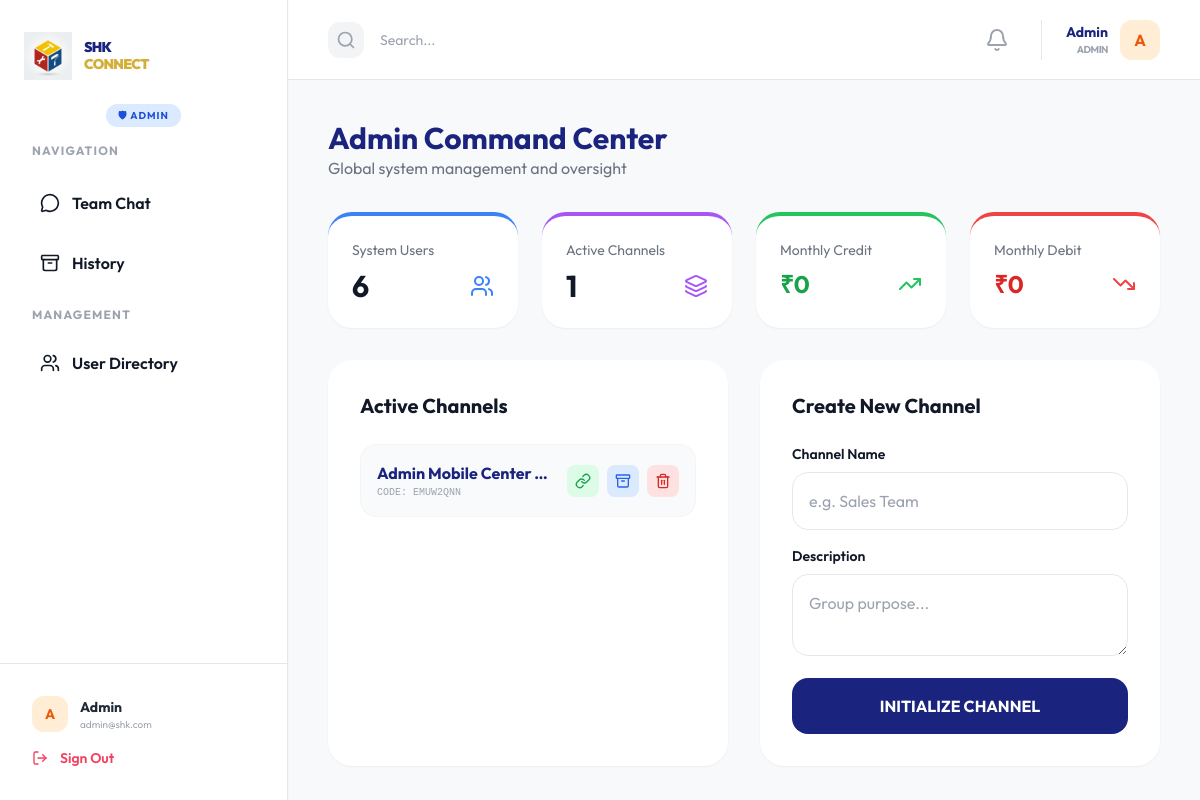
Page /admin/ (signed in) on the committed database.
### models.py (models this page shows, shortened)
class User(db.Model, UserMixin):
    __tablename__ = 'users'
    id = db.Column(db.Integer, primary_key=True)
    username = db.Column(db.String(100), unique=True, nullable=False)
    email = db.Column(db.String(120), unique=True, nullable=False)
    password_hash = db.Column(db.String(255), nullable=False)
    first_name = db.Column(db.String(100))
    last_name = db.Column(db.String(100))
    role_id = db.Column(db.Integer, db.ForeignKey('roles.id'))
    is_active = db.Column(db.Boolean, default=True)
    created_at = db.Column(db.DateTime, default=datetime.now)
    messages_sent = db.relationship('Message', foreign_keys='Message.user_id', backref='author', lazy=True)
    messages_received = db.relationship('Message', foreign_keys='Message.recipient_id', backref='recipient', lazy=True)
    groups = db.relationship('Group', secondary=group_members, backref=db.backref('members', lazy='dynamic'))

class Role(db.Model):
    __tablename__ = 'roles'
    id = db.Column(db.Integer, primary_key=True)
    name = db.Column(db.String(50), unique=True, nullable=False)
    description = db.Column(db.String(200))
    users = db.relationship('User', backref='role', lazy=True)

class Group(db.Model):
    __tablename__ = 'groups'
    id = db.Column(db.Integer, primary_key=True)
    name = db.Column(db.String(100), nullable=False)
    description = db.Column(db.String(255))
    avatar_url = db.Column(db.String(255))
    invite_code = db.Column(db.String(10), unique=True) # For invite links
    is_archived = db.Column(db.Boolean, default=False)
    created_by = db.Column(db.Integer, db.ForeignKey('users.id'))
    created_at = db.Column(db.DateTime, default=datetime.now)
    messages = db.relationship('Message', backref='group', lazy=True)
    roles = db.relationship('Role', secondary=group_roles, backref=db.backref('groups', lazy='dynamic'))

### admin_routes.py (the view)
@admin_bp.route('/')
@login_required
@admin_or_owner_required
def index():
    from models import Expense
    from datetime import datetime
    active_groups = Group.query.filter_by(is_archived=False).all()
    user_count = User.query.count()
    now = datetime.now()
    start_of_month = datetime(now.year, now.month, 1)
    monthly_credit = db.session.query(db.func.sum(Expense.amount)).filter(
        Expense.type == 'credit', Expense.bill_date >= start_of_month
    ).scalar() or 0
    monthly_debit = db.session.query(db.func.sum(Expense.amount)).filter(
        Expense.type == 'debit', Expense.bill_date >= start_of_month
    ).scalar() or 0
    stats = {
        'users': user_count,
        'groups': len(active_groups),
        'monthly_credit': round(monthly_credit, 2),
        'monthly_debit': round(monthly_debit, 2)
    }
    return render_template('admin/dashboard.html', title='Admin Command Center', groups=active_groups, stats=stats)

### admin_routes.py (called while the page is built)
def admin_or_owner_required(f):
    @wraps(f)
    def decorated_function(*args, **kwargs):
        if not current_user.is_authenticated or not current_user.role or current_user.role.name not in ['Admin', 'Owner']:
            flash('Access denied. Insufficient privileges.', 'danger')
            return redirect(url_for('chat.index'))
        return f(*args, **kwargs)
    return decorated_function

### app.py (called while the page is built)
@login_manager.user_loader
def load_user(user_id):
    return User.query.get(int(user_id))

### templates/admin/dashboard.html (shortened to what this page needs)
{% extends "base.html" %}
{% block content %}
<div class="space-y-8">
    <header class="flex justify-between items-end">
        <div>
            <h2 class="text-3xl font-bold text-[#1A237E]">Admin Command Center</h2>
            <p class="text-gray-500">Global system management and oversight</p>
        </div>
    </header>
    <div class="grid grid-cols-2 md:grid-cols-2 lg:grid-cols-4 gap-4 lg:gap-6">
        <div class="bg-white p-6 rounded-3xl shadow-sm border-t-4 border-blue-500">
            <h4 class="text-gray-500 text-sm mb-2">System Users</h4>
            <div class="flex items-center justify-between">
                <span class="text-3xl font-bold">{{ stats.users }}</span>
                <i data-lucide="users" class="text-blue-500"></i>
            </div>
        </div>
        <div class="bg-white p-6 rounded-3xl shadow-sm border-t-4 border-purple-500">
            <h4 class="text-gray-500 text-sm mb-2">Active Channels</h4>
            <div class="flex items-center justify-between">
                <span class="text-3xl font-bold">{{ stats.groups }}</span>
                <i data-lucide="layers" class="text-purple-500"></i>
            </div>
        </div>
        <div class="bg-white p-6 rounded-3xl shadow-sm border-t-4 border-green-500">
            <h4 class="text-gray-500 text-sm mb-2">Monthly Credit</h4>
            <div class="flex items-center justify-between">
                <span class="text-2xl font-bold text-green-600">₹{{ stats.monthly_credit }}</span>
                <i data-lucide="trending-up" class="text-green-500"></i>
            </div>
        </div>
        <div class="bg-white p-6 rounded-3xl shadow-sm border-t-4 border-red-500">
            <h4 class="text-gray-500 text-sm mb-2">Monthly Debit</h4>
            <div class="flex items-center justify-between">
                <span class="text-2xl font-bold text-red-600">₹{{ stats.monthly_debit }}</span>
                <i data-lucide="trending-down" class="text-red-500"></i>
            </div>
        </div>
    </div>
    <div class="grid grid-cols-1 lg:grid-cols-2 gap-6 lg:gap-8">
        <div class="bg-white p-5 sm:p-8 rounded-3xl shadow-sm overflow-hidden">
            <h3 class="text-xl font-bold mb-6">Active Channels</h3>
            <div class="space-y-4">
                {% for group in groups %}
                <div class="flex flex-col sm:flex-row sm:items-center sm:justify-between gap-4 p-4 bg-gray-50 rounded-2xl border border-gray-100 hover:border-blue-200 transition">
                    <div class="min-w-0">
                        <p class="font-bold text-[#1A237E] truncate">{{ group.name }}</p>
                        <p class="text-[10px] text-gray-400 font-mono">CODE: {{ group.invite_code }}</p>
                    </div>
                    <div class="grid grid-cols-3 sm:flex gap-2">
                        <button onclick="copyToClipboard('{{ request.host_url }}auth/invite/{{ group.invite_code }}')" class="p-2 bg-green-100 text-green-600 rounded-lg hover:bg-green-200 transition flex items-center justify-center" title="Copy Invite Link">
                            <i data-lucide="link" class="w-4 h-4"></i>
                        </button>
                        <a href="{{ url_for('admin.archive_group', group_id=group.id) }}" class="p-2 bg-blue-100 text-blue-600 rounded-lg hover:bg-blue-200 transition flex items-center justify-center" title="Move to History">
                            <i data-lucide="archive" class="w-4 h-4"></i>
                        </a>
                        <a href="{{ url_for('admin.delete_group', group_id=group.id) }}" onclick="return confirm('Permanently delete this channel?')" class="p-2 bg-red-100 text-red-600 rounded-lg hover:bg-red-200 transition flex items-center justify-center" title="Delete Permanently">
                            <i data-lucide="trash-2" class="w-4 h-4"></i>
                        </a>
                    </div>
                </div>
                {% endfor %}
            </div>
        </div>
        <div class="bg-white p-5 sm:p-8 rounded-3xl shadow-sm">
            <h3 class="text-xl font-bold mb-6">Create New Channel</h3>
            <form action="{{ url_for('admin.create_group') }}" method="POST" class="space-y-4">
                <div>
                    <label class="block text-sm font-semibold mb-2">Channel Name</label>
                    <input type="text" name="name" class="w-full p-4 border rounded-2xl outline-none focus:border-[#1A237E]" placeholder="e.g. Sales Team" required>
                </div>
                <div>
                    <label class="block text-sm font-semibold mb-2">Description</label>
                    <textarea name="description" class="w-full p-4 border rounded-2xl outline-none focus:border-[#1A237E]" placeholder="Group purpose..."></textarea>
                </div>
                <button type="submit" class="w-full bg-[#1A237E] text-white p-4 rounded-2xl font-bold hover:bg-[#3949AB] transition">
                    INITIALIZE CHANNEL
                </button>
            </form>
        </div>
    </div>
</div>
{% endblock %}

### templates/base.html (shortened to what this page needs)
<!DOCTYPE html>
<html lang="en">
<head>
    <script src="https://cdn.tailwindcss.com"></script>
</head>
<body class="text-gray-900">
    <div class="app-shell flex overflow-hidden relative">
                {% set role = current_user.role.name if current_user.role else 'Member' %}
        <aside class="w-72 bg-white border-r hidden lg:flex flex-col shadow-sm z-10">
            <div class="px-6 pt-8 pb-6 flex items-center gap-3">
                <div class="w-12 h-12 flex-shrink-0">
                    <img src="{{ url_for('static', filename='img/shk_logo_new.png') }}" alt="Logo" class="w-full h-full object-contain">
                </div>
                <div>
                    <h1 class="text-[14px] font-black text-[#1A237E] uppercase tracking-tighter leading-tight">
                        SHK <br><span class="text-[#D4AF37]">CONNECT</span>
                    </h1>
                </div>
            </div>
            <div class="px-8 pb-4 flex justify-center">
                {% set role = current_user.role.name if current_user.role else 'Member' %}
                {% if role == 'Admin' %}
                    <span class="text-[10px] font-bold uppercase tracking-widest bg-blue-100 text-blue-700 px-3 py-1 rounded-full">🛡 Admin</span>
                {% elif role == 'Owner' %}
                    <span class="text-[10px] font-bold uppercase tracking-widest bg-purple-100 text-purple-700 px-3 py-1 rounded-full">👑 Owner</span>
                {% elif role == 'ED' %}
                    <span class="text-[10px] font-bold uppercase tracking-widest bg-rose-100 text-rose-700 px-3 py-1 rounded-full">👔 ED</span>
                {% elif role == 'Manager' %}
                    <span class="text-[10px] font-bold uppercase tracking-widest bg-amber-100 text-amber-700 px-3 py-1 rounded-full">💼 Manager</span>
                {% elif role == 'Accounts' %}
                    <span class="text-[10px] font-bold uppercase tracking-widest bg-indigo-100 text-indigo-700 px-3 py-1 rounded-full">🧾 Accounts</span>
                {% elif role == 'Staff' %}
                    <span class="text-[10px] font-bold uppercase tracking-widest bg-emerald-100 text-emerald-700 px-3 py-1 rounded-full">🛠 Staff</span>
                {% else %}
                    <span class="text-[10px] font-bold uppercase tracking-widest bg-gray-100 text-gray-500 px-3 py-1 rounded-full">👤 Member</span>
                {% endif %}
            </div>
            <div class="px-6 flex-1">
                <nav class="space-y-1">
                    <p class="text-xs font-bold text-gray-400 uppercase tracking-widest mb-4 px-2">Navigation</p>
                    <a href="/chat" class="nav-link flex items-center gap-3 p-4 rounded-2xl transition {% if '/chat' in request.path %}active{% endif %}">
                        <i data-lucide="message-circle" class="w-5 h-5"></i>
                        <span class="font-semibold">Team Chat</span>
                    </a>
                    <a href="/admin/history" class="nav-link flex items-center gap-3 p-4 rounded-2xl transition {% if request.path == '/admin/history' %}active{% endif %}">
                        <i data-lucide="archive" class="w-5 h-5"></i>
                        <span class="font-semibold">History</span>
                    </a>
                    {% if role == 'Admin' %}
                    <div class="pt-3">
                        <p class="text-xs font-bold text-gray-400 uppercase tracking-widest mb-3 px-2">Management</p>
                        <a href="/admin/users" class="nav-link flex items-center gap-3 p-4 rounded-2xl transition {% if request.path == '/admin/users' %}active{% endif %}">
                            <i data-lucide="users" class="w-5 h-5"></i>
                            <span class="font-semibold">User Directory</span>
                        </a>
                    </div>
                    {% endif %}
                </nav>
            </div>
            <div class="p-8 border-t">
                <div class="flex items-center gap-3 mb-4">
                    <div class="w-9 h-9 bg-orange-100 text-orange-600 rounded-xl flex items-center justify-center font-bold text-sm flex-shrink-0">
                        {{ current_user.username[0].upper() }}
                    </div>
                    <div class="overflow-hidden">
                        <p class="text-sm font-bold text-gray-800 truncate">{{ current_user.username }}</p>
                        <p class="text-[10px] text-gray-400 truncate">{{ current_user.email }}</p>
                    </div>
                </div>
                <a href="/logout" class="flex items-center gap-3 text-rose-500 hover:text-rose-700 transition font-semibold text-sm">
                    <i data-lucide="log-out" class="w-4 h-4"></i>
                    <span>Sign Out</span>
                </a>
            </div>
        </aside>
        <div class="flex-1 flex flex-col min-w-0 overflow-hidden relative">
            <header class="h-16 lg:h-20 bg-white border-b flex items-center justify-between px-4 lg:px-10 flex-shrink-0">
                <div class="flex items-center gap-4">
                    <div class="bg-gray-100 p-2 rounded-xl hidden sm:block">
                        <i data-lucide="search" class="w-5 h-5 text-gray-400"></i>
                    </div>
                    <input type="text" placeholder="Search..." class="hidden sm:block bg-transparent border-none outline-none text-sm w-32 sm:w-64">
                </div>
                <div class="flex items-center gap-6">
                    <div class="relative">
                        <button id="notification-bell" class="relative p-2 text-gray-400 hover:text-[#1A237E] transition-colors focus:outline-none">
                            <i data-lucide="bell" class="w-6 h-6"></i>
                        </button>
                    </div>
                    <div class="hidden sm:flex items-center gap-3 pl-6 border-l">
                        <div class="text-right">
                            <p class="text-sm font-bold text-[#1A237E]">{{ current_user.username }}</p>
                            <p class="text-[10px] font-bold text-gray-400 uppercase tracking-tighter">{{ current_user.role.name if current_user.role else 'Employee' }}</p>
                        </div>
                        <div class="w-10 h-10 bg-orange-100 text-orange-600 rounded-xl flex items-center justify-center font-bold">
                            {{ current_user.username[0].upper() }}
                        </div>
                    </div>
                </div>
            </header>
            <main class="flex-1 min-h-0 overflow-y-auto p-4 lg:p-10 bg-[#F8F9FA] pb-24 lg:pb-10">
                {% block content %}{% endblock %}
            </main>
                {% set role = current_user.role.name if current_user.role else 'Member' %}
        </div>
    </div>
</body>
</html>

### templates/base.html (style rules this page uses)
html, body { height: 100%; }
body { font-family: 'Outfit', sans-serif; background-color: #F8F9FA; -webkit-tap-highlight-color: transparent; overscroll-behavior: none; }
.app-shell { height: 100vh; }

### rows in the picture
User: username "A", username "Admin", email "admin@shk.com"
Role: role "ADMIN"
Group: name "Admin Mobile Center…", invite_code "EMUW2QNN"

### other values in the picture
{{ stats.users }} "6"
{{ stats.groups }} "1"
{{ stats.monthly_credit }} "0"
{{ stats.monthly_debit }} "0"
